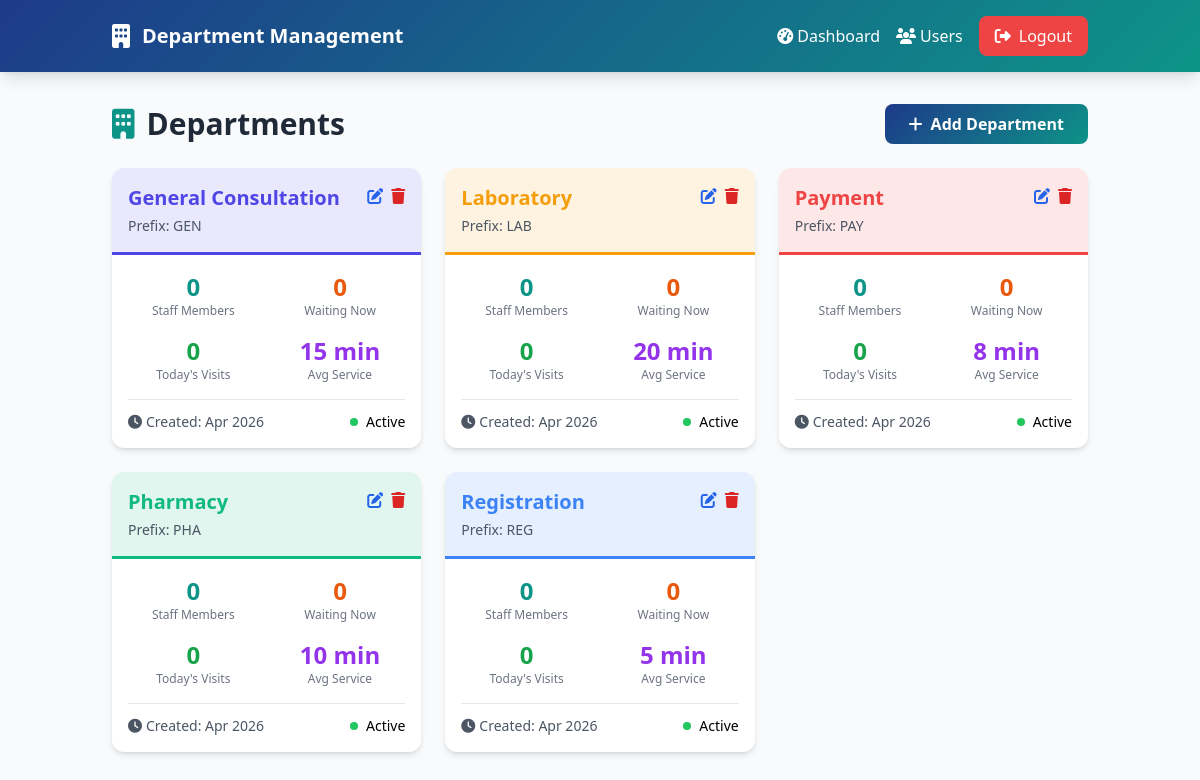
The page /staff/admin/departments.php (signed in) on the database its author committed.
### tables this page shows
CREATE TABLE `departments` (
    `id` INT PRIMARY KEY AUTO_INCREMENT,
    `name` VARCHAR(100) NOT NULL,
    `description` TEXT,
    `prefix` VARCHAR(5) NOT NULL,
    `color` VARCHAR(7) DEFAULT '#4F46E5',
    `avg_service_time` INT DEFAULT 15,
    `is_active` BOOLEAN DEFAULT TRUE,
    `created_at` TIMESTAMP DEFAULT CURRENT_TIMESTAMP,
    INDEX idx_prefix (`prefix`)
);

### staff/admin/departments.php (the view, shortened to what this page needs)
<?php
$db = Database::getInstance();
$conn = $db->getConnection();
$stmt = $conn->query("
    SELECT d.*,
           COUNT(DISTINCT u.id) as staff_count,
           COUNT(DISTINCT q.id) as today_visits,
           COUNT(CASE WHEN q.status = 'waiting' THEN 1 END) as waiting_count
    FROM departments d
    LEFT JOIN users u ON d.id = u.department_id AND u.role = 'staff'
    LEFT JOIN queue_entries q ON d.id = q.department_id AND DATE(q.joined_at) = CURDATE()
    GROUP BY d.id
    ORDER BY d.name
");
$departments = $stmt->fetchAll(PDO::FETCH_ASSOC);
?>
<!DOCTYPE html>
<html lang="en">
<head>
    <script src="https://cdn.tailwindcss.com"></script>
    <link rel="stylesheet" href="https://cdnjs.cloudflare.com/ajax/libs/font-awesome/6.4.0/css/all.min.css">
</head>
<body class="bg-gray-50">
    <nav class="gradient-primary text-white shadow-lg sticky top-0 z-50">
        <div class="container mx-auto px-6 py-4">
            <div class="flex justify-between items-center">
                <div class="flex items-center space-x-3">
                    <i class="fas fa-building text-2xl"></i>
                    <span class="text-xl font-bold">Department Management</span>
                </div>
                <div class="flex items-center space-x-4">
                    <a href="index.php" class="hover:text-teal-200 transition">
                        <i class="fas fa-tachometer-alt mr-1"></i>Dashboard
                    </a>
                    <a href="users.php" class="hover:text-teal-200 transition">
                        <i class="fas fa-users mr-1"></i>Users
                    </a>
                    <a href="../../api/auth/logout.php" class="bg-red-500 px-4 py-2 rounded-lg hover:bg-red-600 transition">
                        <i class="fas fa-sign-out-alt mr-2"></i>Logout
                    </a>
                </div>
            </div>
        </div>
    </nav>
    <div class="container mx-auto px-6 py-8">
        <div class="flex justify-between items-center mb-6">
            <h1 class="text-3xl font-bold text-gray-800">
                <i class="fas fa-building text-teal-600 mr-3"></i>Departments
            </h1>
            <button onclick="openDepartmentModal()" class="gradient-primary text-white px-6 py-2 rounded-lg font-semibold hover:opacity-90">
                <i class="fas fa-plus mr-2"></i>Add Department
            </button>
        </div>
        <div class="grid md:grid-cols-2 lg:grid-cols-3 gap-6">
            <?php foreach ($departments as $dept): ?>
                <div class="bg-white rounded-xl shadow-md overflow-hidden hover:shadow-lg transition">
                    <div class="p-4" style="background: <?php echo $dept['color']; ?>20; border-bottom: 3px solid <?php echo $dept['color']; ?>">
                        <div class="flex justify-between items-start">
                            <div>
                                <h3 class="text-xl font-bold" style="color: <?php echo $dept['color']; ?>">
                                    <?php echo htmlspecialchars($dept['name']); ?>
                                </h3>
                                <p class="text-sm text-gray-600 mt-1">Prefix: <?php echo $dept['prefix']; ?></p>
                            </div>
                            <div class="flex space-x-2">
                                <button onclick="editDepartment(<?php echo $dept['id']; ?>)"
                                        class="text-blue-600 hover:text-blue-800">
                                    <i class="fas fa-edit"></i>
                                </button>
                                <button onclick="deleteDepartment(<?php echo $dept['id']; ?>)"
                                        class="text-red-600 hover:text-red-800">
                                    <i class="fas fa-trash"></i>
                                </button>
                            </div>
                        </div>
                    </div>
                    <div class="p-4">
                        <div class="grid grid-cols-2 gap-4 mb-4">
                            <div class="text-center">
                                <p class="text-2xl font-bold text-teal-600"><?php echo $dept['staff_count']; ?></p>
                                <p class="text-xs text-gray-500">Staff Members</p>
                            </div>
                            <div class="text-center">
                                <p class="text-2xl font-bold text-orange-600"><?php echo $dept['waiting_count']; ?></p>
                                <p class="text-xs text-gray-500">Waiting Now</p>
                            </div>
                            <div class="text-center">
                                <p class="text-2xl font-bold text-green-600"><?php echo $dept['today_visits']; ?></p>
                                <p class="text-xs text-gray-500">Today's Visits</p>
                            </div>
                            <div class="text-center">
                                <p class="text-2xl font-bold text-purple-600"><?php echo $dept['avg_service_time']; ?> min</p>
                                <p class="text-xs text-gray-500">Avg Service</p>
                            </div>
                        </div>
                        <div class="flex justify-between items-center pt-3 border-t">
                            <span class="text-sm text-gray-600">
                                <i class="fas fa-clock mr-1"></i>Created: <?php echo date('M Y', strtotime($dept['created_at'])); ?>
                            </span>
                            <span class="inline-flex items-center">
                                <span class="w-2 h-2 rounded-full <?php echo $dept['is_active'] ? 'bg-green-500' : 'bg-red-500'; ?> mr-2"></span>
                                <span class="text-sm"><?php echo $dept['is_active'] ? 'Active' : 'Inactive'; ?></span>
                            </span>
                        </div>
                    </div>
                </div>
            <?php endforeach; ?>
        </div>
    </div>
</body>
</html>

### staff/admin/departments.php (style rules this page uses)
.gradient-primary { background: linear-gradient(135deg, #1E3A8A 0%, #0D9488 100%); }

### rows shown on the page
departments: name "General Consultation", prefix "GEN", staff_count "0", waiting_count "0", today_visits "0", avg_service_time "15", created_at "Apr 2026", is_active 1 (drawn)
departments: name "Laboratory", prefix "LAB", staff_count "0", waiting_count "0", today_visits "0", avg_service_time "20", created_at "Apr 2026", is_active 1 (drawn)
departments: name "Payment", prefix "PAY", staff_count "0", waiting_count "0", today_visits "0", avg_service_time "8", created_at "Apr 2026", is_active 1 (drawn)
departments: name "Pharmacy", prefix "PHA", staff_count "0", waiting_count "0", today_visits "0", avg_service_time "10", created_at "Apr 2026", is_active 1 (drawn)
departments: name "Registration", prefix "REG", staff_count "0", waiting_count "0", today_visits "0", avg_service_time "5", created_at "Apr 2026", is_active 1 (drawn)
